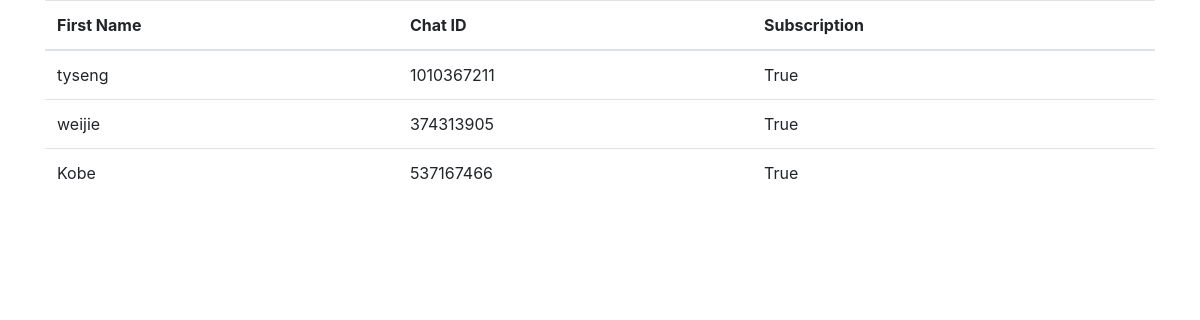
/user_list/, run on an earlier commit of the app's database.
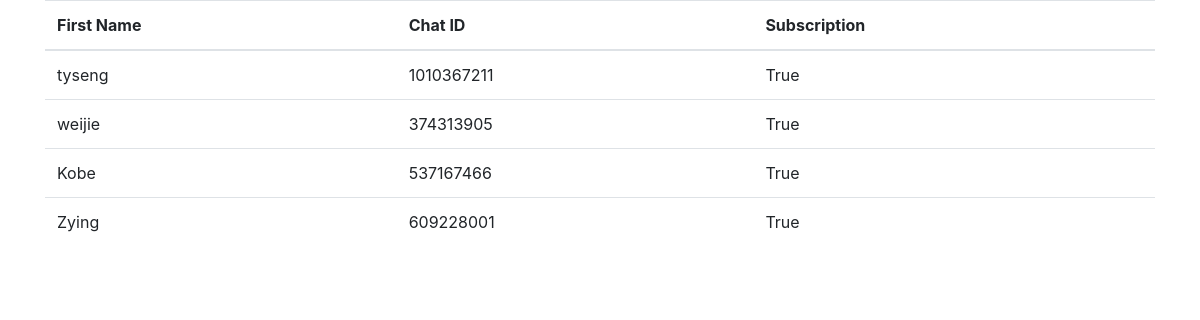
And on a later commit of the database.
### chatbot_app/models.py (models this page shows)
class userList(models.Model):
    first_name = models.CharField(max_length=100, blank=True)
    telegram_user = models.CharField(max_length=100, blank=True)
    chat_ID = models.CharField(max_length=100,unique=True, blank=False)
    subscribe = models.BooleanField(default = True)

### chatbot_app/views.py (the view)
# urls.py: path('user_list/', views.user_list, name='user_list'),
def user_list(request):
    users = userList.objects.order_by('chat_ID')
    user_dict = {'table' : users}
    return render(request, r'chat_bot_template/user_list.html', user_dict)

### templates/chat_bot_template/user_list.html (shortened to what this page needs)
<!DOCTYPE html>
{% load static %}
    <head>
        <link rel="stylesheet" href="{% static "css/bootstrap.css" %}">
    </head>
    <body>
        <div class='container'>
            {% if table %}
            <table class='table'>
                <thead>
                    <th>First Name</th>
                    <th>Chat ID</th>
                    <th>Subscription</th>
                </thead>
                {% for i in table %}
                <tr>
                    <td>{{i.first_name}}</td>
                    <td>{{i.chat_ID}}</td>
                    <td>{{i.subscribe}}</td>
                </tr>
                {%endfor%}
            </table>
            {% else %}
            <br>
            <p>No record found!</p>
            {%endif%}
            <br>
        </div>
    </body>
</html>

What changed in the data, as far as the page shows it:
added userList: first_name "Zying", chat_ID "609228001", subscribe "True"
